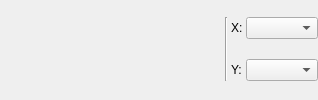
             <widget class="QWidget" name="page_PlotComp_FeatScatter">
              <layout class="QGridLayout" name="gridLayout_19">
               <property name="leftMargin">
                <number>0</number>
               </property>
               <property name="topMargin">
                <number>0</number>
               </property>
               <property name="rightMargin">
                <number>0</number>
               </property>
               <property name="bottomMargin">
                <number>0</number>
               </property>
               <property name="spacing">
                <number>3</number>
               </property>
               <item row="1" column="2">
                <widget class="QLabel" name="label_PlotComp_FeatScatter_Y">
                 <property name="sizePolicy">
                  <sizepolicy hsizetype="Maximum" vsizetype="Preferred">
                   <horstretch>0</horstretch>
                   <verstretch>0</verstretch>
                  </sizepolicy>
                 </property>
                 <property name="text">
                  <string>Y:</string>
                 </property>
                </widget>
               </item>
               <item row="1" column="3">
                <widget class="QComboBox" name="comboBox_PlotComp_FeatScatter_Feature_Y"/>
               </item>
               <item row="0" column="1" rowspan="2">
                <widget class="Line" name="line_PlotComp_FeatScatter">
                 <property name="orientation">
                  <enum>Qt::Vertical</enum>
                 </property>
                </widget>
               </item>
               <item row="0" column="2">
                <widget class="QLabel" name="label_PlotComp_FeatScatter_X">
                 <property name="sizePolicy">
                  <sizepolicy hsizetype="Maximum" vsizetype="Preferred">
                   <horstretch>0</horstretch>
                   <verstretch>0</verstretch>
                  </sizepolicy>
                 </property>
                 <property name="text">
                  <string>X:</string>
                 </property>
                </widget>
               </item>
               <item row="0" column="3">
                <widget class="QComboBox" name="comboBox_PlotComp_FeatScatter_Feature_X"/>
               </item>
               <item row="1" column="0">
                <spacer name="horizontalSpacer_PlotComp_FeatScatter">
                 <property name="orientation">
                  <enum>Qt::Horizontal</enum>
                 </property>
                 <property name="sizeType">
                  <enum>QSizePolicy::Fixed</enum>
                 </property>
                 <property name="sizeHint" stdset="0">
                  <size>
                   <width>225</width>
                   <height>20</height>
                  </size>
                 </property>
                </spacer>
               </item>
              </layout>
             </widget>
